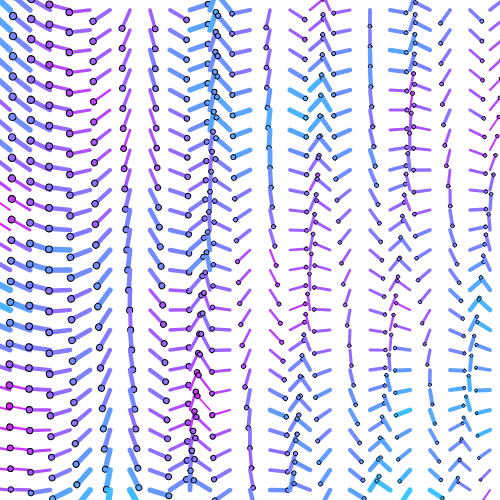
Frame 1 (no input)
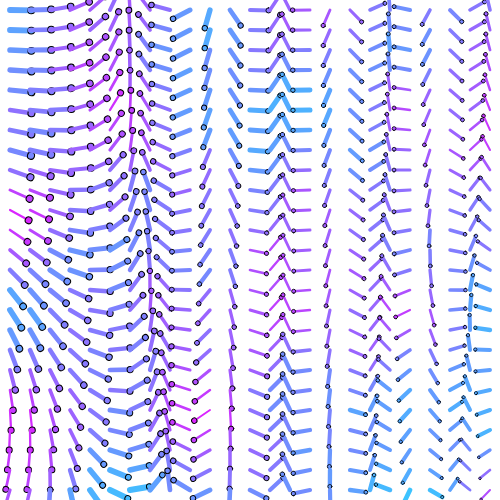
Frame 60 (no input)
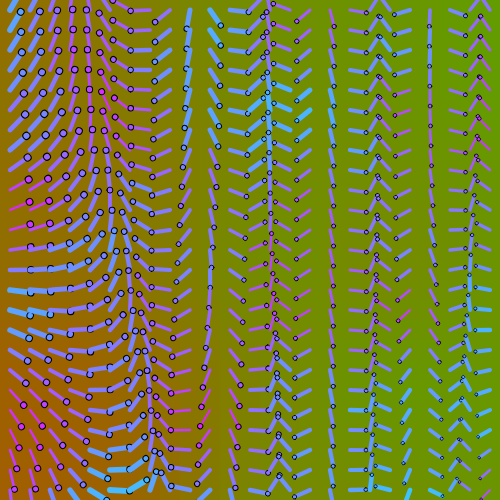
Frame 120 (the mouse pressed at the canvas centre since frame 60)

The p5.js sketch that drew these frames (run headless with seeded random() and noise() and a simulated clock; from frame 60 on, the mouse is pressed at the canvas centre):

// p5.js sketch
// ── sketch.js
var stepSize = 20;
var green, red, purple, blue, cyan;
var gridStep = 25 * stepSize;
var colorOffset, rotationOffset;
var frames;

function setup() {
  createCanvas(500, 500);
  green = color(0,255,0);
  red = color(255,0,0);
  purple = color(255, 0, 255);
  blue = color(0, 0, 255);
  cyan = color(0, 255, 255);
}
///////////////////////////////////////////////////////////////////////
function draw() {
  background(125);
  frameRate(60);
  colorGrid();
  compassGrid();
}
///////////////////////////////////////////////////////////////////////
function colorGrid(){
  // your code here
  for (var x = 0; x < gridStep; x += stepSize) {
    for (var y = 0; y < gridStep; y += stepSize) {
      var colorChange = map(mouseX, 0, width, 0, 600);
      frames = frameCount/colorChange;
      var noise3D = noise(x/1000, y/1000, frames);
      var col1 = lerpColor(green, red, noise3D);
      fill(col1);
      stroke(0);
      strokeWeight(0); // Change strokeWeight to 1 to display grid
      rect(x, y, 25, 25);
    }
  }
}
///////////////////////////////////////////////////////////////////////
function compassGrid(){
  // // your code here
  for (var x = 0; x < gridStep; x += stepSize){
    for (var y = 0; y < gridStep; y += stepSize) {
      var rotationChange = map(mouseX, 0, 500, 600, 1500);
      frames = frameCount/rotationChange;
      var noise3D = noise(x/5000, y/5000, frames/2);
      var thickNoise = noise(x/100, y/100, frames)
      var lengthNoise = noise(x/1000, y/1000, frames);
      var angle = map(noise3D, 0, 1, 0, 720);
      var thickness = map(thickNoise, 0, 1, 1, 8);
      var lineLength = map(lengthNoise, 0, 1, 0.3, 1.5);
      var color3D = noise(x/100, y/100, frames);
      var lineColor = lerpColor(purple, cyan, color3D);

      push();
        translate(x + 10, y + 10);
        rotate(angle/2);
        scale(lineLength);
        stroke(lineColor);
        strokeWeight(thickness);
        line(0, 0, 0, 20);

        fill(lineColor);
        stroke(0);
        strokeWeight(1);
        ellipse(0, 20, 6 * lineLength);
      pop();
    }
  }
}
